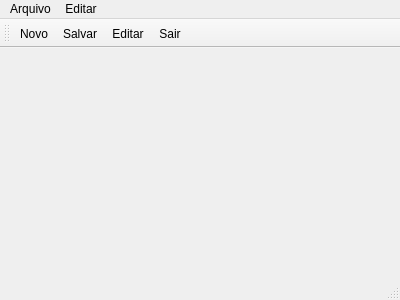
<?xml version="1.0" encoding="UTF-8"?>
<ui version="4.0">
 <class>MainWindow</class>
 <widget class="QMainWindow" name="MainWindow">
  <property name="geometry">
   <rect>
    <x>0</x>
    <y>0</y>
    <width>400</width>
    <height>300</height>
   </rect>
  </property>
  <property name="windowTitle">
   <string>MainWindow</string>
  </property>
  <widget class="QWidget" name="centralWidget"/>
  <widget class="QMenuBar" name="menuBar">
   <property name="geometry">
    <rect>
     <x>0</x>
     <y>0</y>
     <width>400</width>
     <height>22</height>
    </rect>
   </property>
   <widget class="QMenu" name="menuArquivo">
    <property name="title">
     <string>Arquivo</string>
    </property>
    <addaction name="actionNovo"/>
    <addaction name="actionSalvar"/>
    <addaction name="actionEditar"/>
    <addaction name="separator"/>
    <addaction name="actionSair"/>
   </widget>
   <widget class="QMenu" name="menuEditar">
    <property name="title">
     <string>Editar</string>
    </property>
    <addaction name="actionPesquisar"/>
   </widget>
   <addaction name="menuArquivo"/>
   <addaction name="menuEditar"/>
  </widget>
  <widget class="QToolBar" name="mainToolBar">
   <attribute name="toolBarArea">
    <enum>TopToolBarArea</enum>
   </attribute>
   <attribute name="toolBarBreak">
    <bool>false</bool>
   </attribute>
   <addaction name="actionNovo"/>
   <addaction name="actionSalvar"/>
   <addaction name="actionEditar"/>
   <addaction name="actionSair"/>
  </widget>
  <widget class="QStatusBar" name="statusBar"/>
  <action name="actionNovo">
   <property name="icon">
    <iconset>
     <normalon>:/icones/icons/new.png</normalon>
    </iconset>
   </property>
   <property name="text">
    <string>Novo</string>
   </property>
  </action>
  <action name="actionSalvar">
   <property name="icon">
    <iconset resource="images.qrc">
     <normaloff>:/icones/icons/save.png</normaloff>:/icones/icons/save.png</iconset>
   </property>
   <property name="text">
    <string>Salvar</string>
   </property>
  </action>
  <action name="actionEditar">
   <property name="icon">
    <iconset resource="images.qrc">
     <normaloff>:/icones/icons/edit.png</normaloff>:/icones/icons/edit.png</iconset>
   </property>
   <property name="text">
    <string>Editar</string>
   </property>
  </action>
  <action name="actionSair">
   <property name="icon">
    <iconset resource="images.qrc">
     <normaloff>:/icones/icons/exit.png</normaloff>:/icones/icons/exit.png</iconset>
   </property>
   <property name="text">
    <string>Sair</string>
   </property>
  </action>
  <action name="actionPesquisar">
   <property name="icon">
    <iconset resource="images.qrc">
     <normaloff>:/icones/icons/search.png</normaloff>:/icones/icons/search.png</iconset>
   </property>
   <property name="text">
    <string>Pesquisar</string>
   </property>
  </action>
 </widget>
 <layoutdefault spacing="6" margin="11"/>
 <resources>
  <include location="images.qrc"/>
 </resources>
 <connections/>
</ui>
